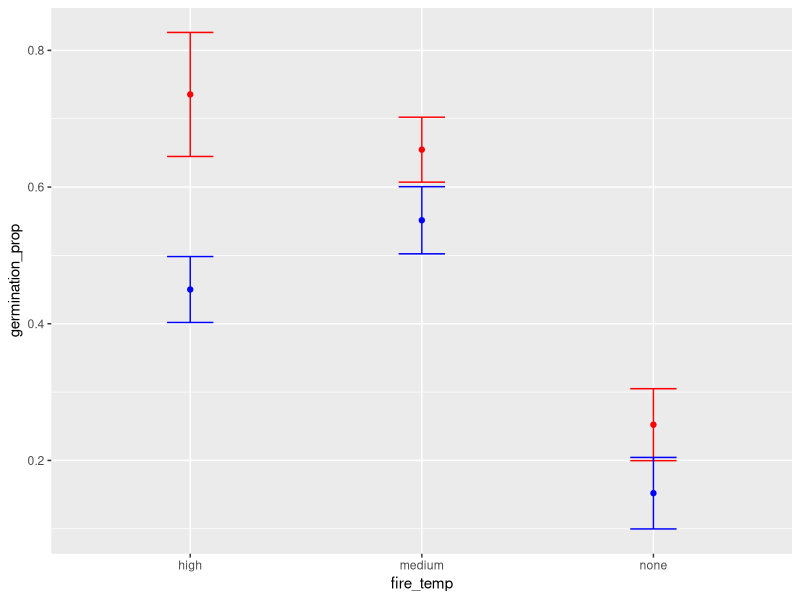
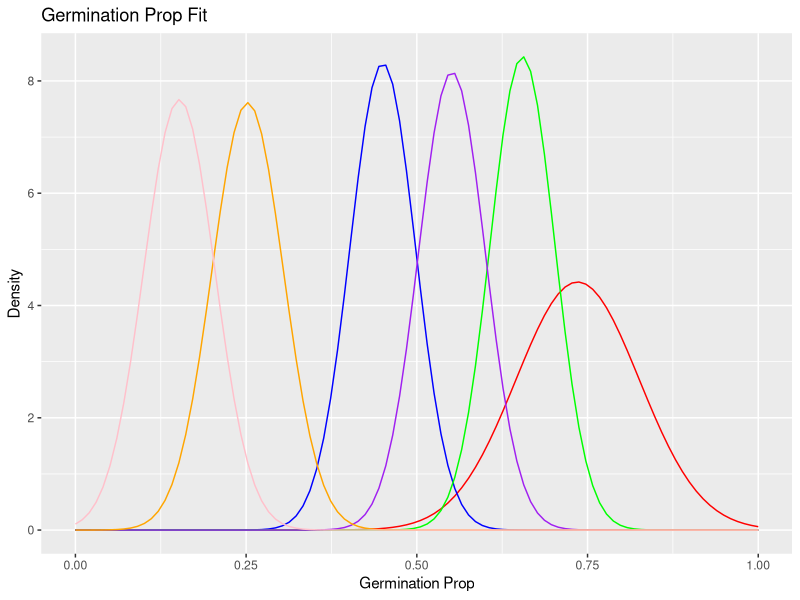

The R script that drew these images, in order:
# Load the ggplot2 library
library(ggplot2)
library(MASS)

# Read in the CSV file as a dataframe
data <- read.csv("Byblis.csv")

# Calculate the germination_prop mean for each unique combination
mean_germination_prop <- aggregate(germination_prop ~ pH_level + fire_temp, data, mean)
sd_germination_prop <- aggregate(germination_prop ~ pH_level + fire_temp, data, sd)

# Add the 'sd' column from sd_germination_prop to mean_germination_prop
mean_germination_prop$sd <- sd_germination_prop$germination_prop

# Rename the column to 'sd'
colnames(mean_germination_prop)[colnames(mean_germination_prop) == "sd"] <- "sd"

# Plot the values for each pH_level with error bars
plot <- ggplot()
count <- 1
for (i in unique(mean_germination_prop$pH_level)) {
    # Print the pH_level
    print(i)
    
    # Print the subset of mean_germination_prop for the current pH_level
    print(mean_germination_prop[mean_germination_prop$pH_level == i,])
    
    # Add points to the plot for the current pH_level
    plot <- plot + geom_point(data = mean_germination_prop[mean_germination_prop$pH_level == i,], 
                              aes(x = fire_temp, y = germination_prop),
                              color = c("red", "blue")[count]) +
            
            # Add error bars to the plot for the current pH_level
            geom_errorbar(data = mean_germination_prop[mean_germination_prop$pH_level == i,],
                          aes(x = fire_temp, ymin = (germination_prop - sd), ymax = (germination_prop + sd)),
                          width = 0.2,
                          color = c("red", "blue")[count])
    count <- count + 1
}

# Display the plot
ggsave(paste("plots/over_dist/", "mean_germination_plot.png"))

# making gaussian fits 

plot <- ggplot()


n <- 100

new_data <- data.frame(matrix(0, nrow = n, ncol = nrow(mean_germination_prop)))
x <- seq(0, 1, length.out = n)


legend_labels <- paste("pH:", mean_germination_prop$pH_level, "Fire:", mean_germination_prop$fire_temp)
# use these legned labels to make a new_data a mxm matrix that each column is updated within the loop
# kind like how you've done the old stuff


colors <- c("red", "blue", "green", "purple", "orange", "pink")

for (i in 1:nrow(mean_germination_prop)) {
    ph <- mean_germination_prop$pH_level[i]
    fire <- mean_germination_prop$fire_temp[i]

    subset <- data[(data$pH_level == ph) & (data$fire_temp == fire),]

    fit <- fitdistr(subset$germination_prop, "normal")

    y <- dnorm(x, mean = fit$estimate[1], sd = fit$estimate[2])
    new_data[, i] <- y

}

plot <- ggplot(data = new_data, aes(x = x)) +
        geom_line(aes(y = X1), color = "red", ) +
        geom_line(aes(y = X2), color = "blue") +
        geom_line(aes(y = X3), color = "green") +
        geom_line(aes(y = X4), color = "purple") +
        geom_line(aes(y = X5), color = "orange") +
        geom_line(aes(y = X6), color = "pink") +

        scale_color_manual(values = c("X1" = "red", "X2" = "blue", "X3" = "green",
                                      "X4" = "purple", "X5" = "orange", "X6" = "pink"),
                                      labels = c("X1" = legend_labels[1], "X2" = legend_labels[2], "X3" = legend_labels[3],
                                      "X4" = legend_labels[4], "X5" = legend_labels[5], "X6" = legend_labels[6])) +
                            
        guides(color = guide_legend(title = "Legend")) +
        labs(x = "Germination Prop", 
            y = "Density", 
            title = "Germination Prop Fit") 


ggsave(paste("plots/over_dist", "gaussian-fit.png"))
